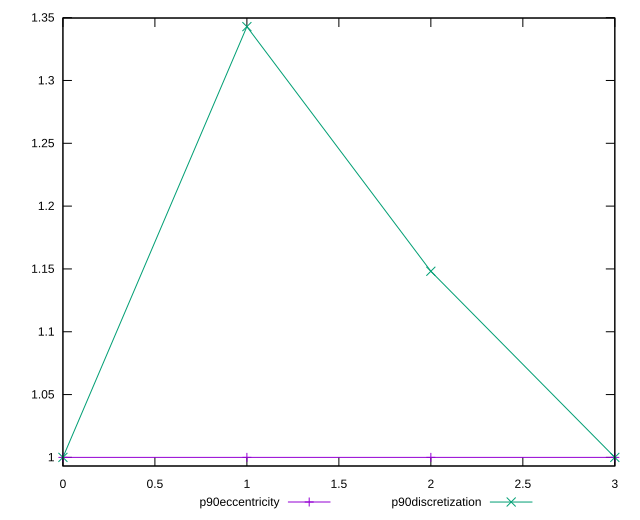

Reproduce this figure in gnuplot.
reset

$p90Eccentricity <<EOF
0 0.9999999999999999
1 1.0000000000000007
2 0.9999999999999992
3 0.9999999999999999
EOF

$p90Discretization <<EOF
0 1
1 1.3428571428571427
2 1.1481481481481481
3 1
EOF

set key outside below
set xrange [0:3]
set yrange [0.9931428571428563:1.3497142857142856]
set trange [0.9931428571428563:1.3497142857142856]
set terminal svg size 640, 520 enhanced background rgb 'white'
set output "reports/report_00027_2021-02-24T12-40-31.850Z/total-blocking-time/progression/eccentricity.svg"

plot $p90Eccentricity title "p90eccentricity" with linespoints, \
     $p90Discretization title "p90discretization" with linespoints

reset
